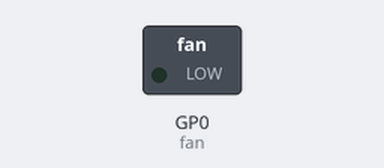
The program below on a simulated Raspberry Pi Pico running CircuitPython. Shown: switched loads named in the program (green lamp = pin HIGH). Dashed ring = blinking.

Above: at 1.1 s.
Timing chart, 0 to 4.8 s (numbered marks = the images above):
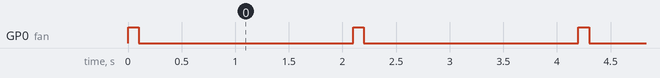

The program:

fan.py
```python
import board
import digitalio
import time

fan = digitalio.DigitalInOut(board.GP0)
fan.direction = digitalio.Direction.OUTPUT


while True:
    fan.value = True
    time.sleep(0.1)
    fan.value = False
    time.sleep(2)
```

Measured:
- by itself, GP0 (fan): alternates HIGH for 0.10 s and LOW for 2.0 s
